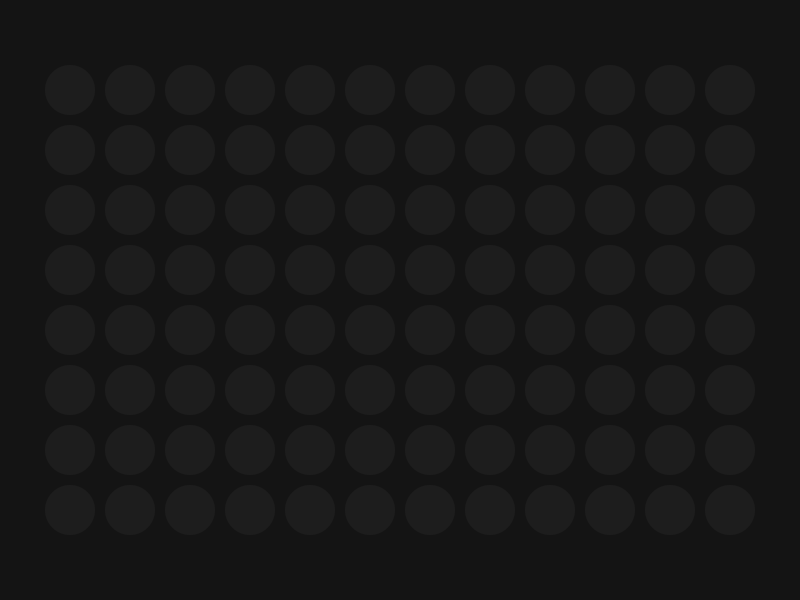
Frame 1 (no input)
Frame 60 (the mouse pressed at the canvas centre just before this capture): identical to frame 1, image omitted
Frame 120 (the mouse held since frame 60 and released just before this capture): identical to frame 1, image omitted

The Processing sketch that drew this single still picture (run headless with seeded random() and noise(); from frame 60 on, the mouse is pressed at the canvas centre):

// Processing sketch: Rapido
// ── Rapido.pde
int tam = 50;
int bor = 10;
int cw = 12;
int ch = 8;

ArrayList<Cargador> cargadores;

void setup() {
	size(800, 600);
	cargadores = new ArrayList<Cargador>();
	float bw = (width/2-(tam*cw + bor*(cw+1))/2);
	float bh = (height/2-(tam*ch + bor*(ch+1))/2);
	for (int j = 0; j < ch; ++j) {
		for (int i = 0; i < cw; ++i) {
			float x = bw+tam/2+bor+(tam+bor)*i;
			float y = bh+tam/2+bor+(tam+bor)*j;
			cargadores.add(new Cargador(x,y));
		}
	}
}

void draw() {
	background(20);
	for(int i = 0; i < cargadores.size(); i++){
		Cargador c = cargadores.get(i);
		c.update();
	}
}

class Cargador{
	boolean sobre;
	float x, y, t;
	float val;
	Cargador(float x, float y){
		this.x = x; 
		this.y = y;
		this.t = tam;
	}
	void update(){
		if(dist(x, y, mouseX, mouseY) < tam/2){
			sobre = true;
		}else sobre = false;
		if(sobre) val += 0.02;
		else val -= 0.003;
		if(val > 1) val = 1;
		if(val < 0) val = 0;
		draw();
	}
	void draw(){
		noStroke();
		fill(255, 10);
		ellipse(x,y,tam,tam);
		fill(255, 40);
		arc(x,y,tam,tam,-PI/2,TWO_PI*val-PI/2);
	}
}
